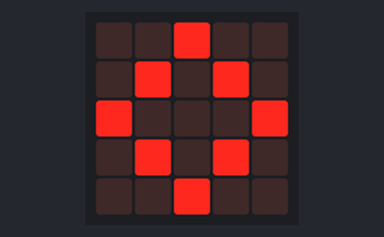
Recording of a program running on a simulated BBC micro:bit (MakeCode). Shown: the board's 5×5 LED display.

Above: at 0.1 s.
At 0.7 s:
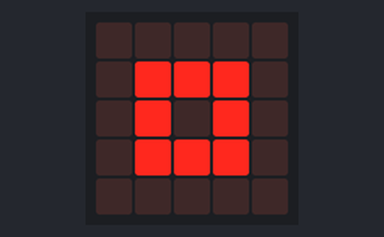
At 1.41 s:
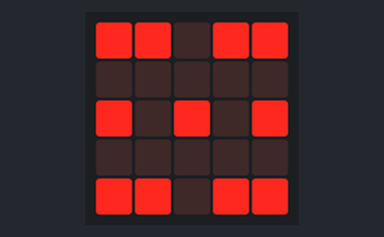

The program:

main.ts
```typescript
basic.forever(function () {
    basic.showIcon(IconNames.Diamond)
    basic.showLeds(`
        . . . . .
        . # # # .
        . # . # .
        . # # # .
        . . . . .
        `)
    basic.pause(200)
    basic.showLeds(`
        # # . # #
        . . . . .
        # . # . #
        . . . . .
        # # . # #
        `)
})
```

test.ts
```typescript
// testes vão aqui; isto não será compilado quando este pacote for usado como uma extensão.
```

Measured:
- by itself, everything shown: repeats every 1.6 s, in 3 steps
- what the display in image 1 shows lasts 0.6 s, from 0.6 s to 1.2 s
- what the display in image 2 shows lasts 0.4 s, from 1.2 s to 1.6 s
